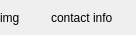
<?xml version="1.0" encoding="UTF-8"?>
<ui version="4.0">
 <class>ContactWidgetClass</class>
 <widget class="QWidget" name="ContactWidgetClass">
  <property name="geometry">
   <rect>
    <x>0</x>
    <y>0</y>
    <width>136</width>
    <height>35</height>
   </rect>
  </property>
  <property name="toolTip">
   <string>Double-click to open channel</string>
  </property>
  <layout class="QHBoxLayout" name="horizontalLayout">
   <property name="margin">
    <number>0</number>
   </property>
   <item>
    <widget class="QLabel" name="avatarLabel">
     <property name="minimumSize">
      <size>
       <width>35</width>
       <height>35</height>
      </size>
     </property>
     <property name="maximumSize">
      <size>
       <width>35</width>
       <height>35</height>
      </size>
     </property>
     <property name="text">
      <string>img</string>
     </property>
     <property name="scaledContents">
      <bool>true</bool>
     </property>
    </widget>
   </item>
   <item>
    <widget class="QLabel" name="contactInfo">
     <property name="frameShape">
      <enum>QFrame::NoFrame</enum>
     </property>
     <property name="text">
      <string>contact info</string>
     </property>
     <property name="indent">
      <number>10</number>
     </property>
    </widget>
   </item>
  </layout>
 </widget>
 <layoutdefault spacing="6" margin="11"/>
 <resources/>
 <connections/>
</ui>
